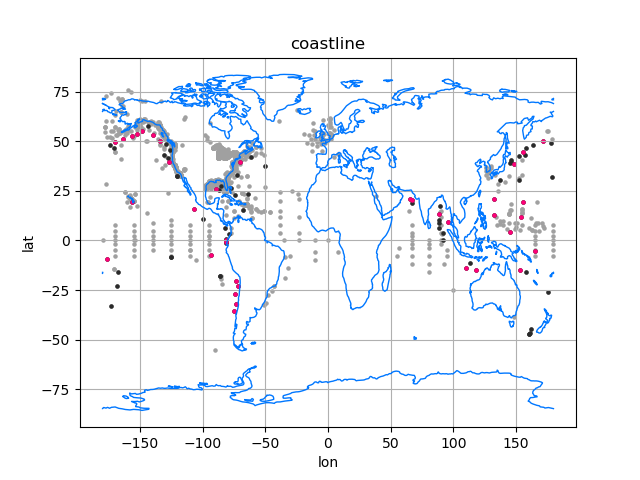

Source code (Python):
import numpy as np
import matplotlib.pyplot as mp
import psycopg2

for i in range(0, 134):
	p = np.load(f"coastline/coastline-{i}.npz");

	mp.plot(p['x'], p['y'], c='#0077ff', linewidth=1.0)
con = psycopg2.connect("dbname=g394-Podyapolskiy user=postgres host=127.0.0.1 port=5432")

cur = con.cursor()
car = con.cursor()
sir = con.cursor()
cur.execute("SELECT lon, lat FROM noaa_sample.station WHERE type = 'dart' AND data='y';")
car.execute("SELECT lon, lat FROM noaa_sample.station WHERE type = 'dart';")
sir.execute("SELECT lon, lat FROM noaa_sample.station;")

lst = cur.fetchall()
lsm = car.fetchall()
lsb = sir.fetchall()
cur.close()
car.close()
sir.close()

con.close()

x, y = np.array(lsb).T
mp.scatter(x, y, s=5, c='#a0a0a0')

x, y = np.array(lsm).T
mp.scatter(x, y, s=5, c='#2a2a2a')

x, y = np.array(lst).T
mp.scatter(x, y, s=5, c='#ff0077')

mp.title('coastline')
mp.xlabel('lon')
mp.ylabel('lat')

mp.grid(True, which='both')

mp.show()
mp.savefig('map.png',format='png')
